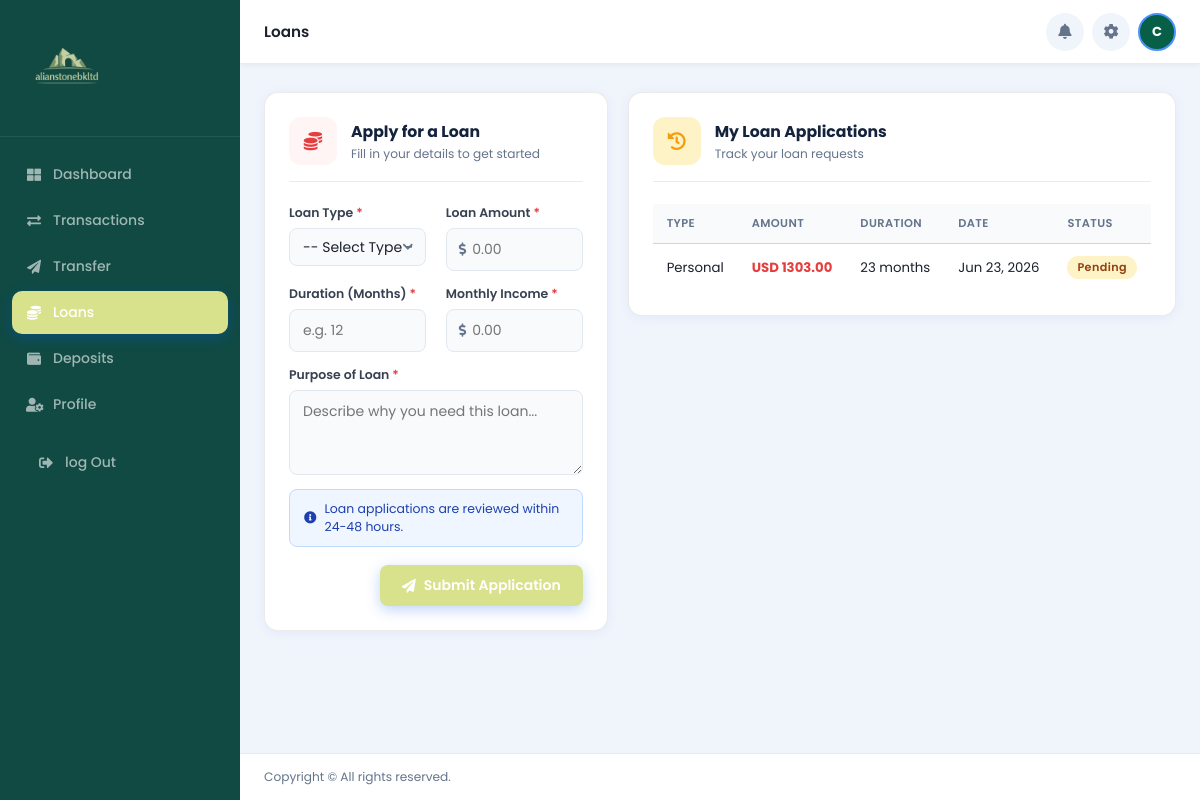
/dashloans (signed in), run on the app's committed database.
### app/models.py (models this page shows, shortened)
class LoanApplication(models.Model):
    LOAN_TYPE_CHOICES = [
        ('Personal',  'Personal Loan'),
        ('Business',  'Business Loan'),
        ('Mortgage',  'Mortgage Loan'),
        ('Auto',      'Auto Loan'),
        ('Education', 'Education Loan'),
    ]
    STATUS_CHOICES = [
        ('Pending',  'Pending'),
        ('Approved', 'Approved'),
        ('Rejected', 'Rejected'),
    ]
    user = models.ForeignKey(User, on_delete=models.CASCADE, related_name='loans')
    loan_type = models.CharField(max_length=50, choices=LOAN_TYPE_CHOICES)
    amount = models.DecimalField(max_digits=14, decimal_places=2)
    duration_months = models.PositiveIntegerField()
    purpose = models.TextField()
    monthly_income = models.DecimalField(max_digits=14, decimal_places=2)
    status = models.CharField(max_length=20, choices=STATUS_CHOICES, default='Pending')
    created_at = models.DateTimeField(default=timezone.now)  # ✅ editable
    class Meta:
        ordering = ['-created_at']
        verbose_name = 'Loan Application'

### app/views.py (the view, shortened to what this page needs)
# urls.py: path('dashloans',  views.loans, name="dashloans"),
@login_required(login_url='app:login')
def loans(request):
    profile     = getattr(request.user, 'profile', None)
    first_name  = request.user.first_name or request.user.username
    user_loans  = LoanApplication.objects.filter(user=request.user)
    context = {
        'profile':    profile,
        'first_name': first_name,
        'user_loans': user_loans,
        'currency_display': profile.currency if profile else 'USD',
    }
    return render(request, 'app/dashloan.html', context)

### app/templates/app/dashloan.html (shortened to what this page needs)
{% load static %}
<!DOCTYPE html>
<html lang="en">
<head>
    <link rel="stylesheet" href="https://use.fontawesome.com/releases/v5.15.4/css/all.css">
    <link rel="stylesheet" href="{% static 'app/dashboard.css' %}">
    <link rel="stylesheet" href="{% static 'app/pages.css' %}">
</head>
<body>
    <aside class="sidebar" id="sidebar">
        <div class="sidebar-brand">
            <img src="{% static 'app/image/logo.png' %}" alt="Wintrust Union">
        </div>
        <nav class="sidebar-nav">
            <a href="/dashboard" class="nav-item"><i class="fas fa-th-large"></i> Dashboard</a>
            <a href="{% url 'app:transactions' %}" class="nav-item"><i class="fas fa-exchange-alt"></i>
                Transactions</a>
            <a href="{% url 'app:domestic_transfer' %}" class="nav-item"><i class="fas fa-paper-plane"></i>
                Transfer</a>
            <a href="/dashloans" class="nav-item active"><i class="fas fa-coins"></i> Loans</a>
            <a href="/deposits" class="nav-item"><i class="fas fa-wallet"></i> Deposits</a>
            <a href="/profile" class="nav-item"><i class="fas fa-user-cog"></i> Profile</a>
            <div class="sidebar-footer">
                <a href="{% url 'app:logout' %}" class="nav-item signout">
                    <i class="fas fa-sign-out-alt"></i> log Out
                </a>
            </div>
        </nav>
    </aside>
    <div class="main" id="main">
        <header class="topbar">
            <span class="topbar-title">Loans</span>
            <div class="topbar-right">
                <a href="{% url 'app:notifications' %}" class="icon-btn" style="text-decoration:none;">
                    <i class="fas fa-bell"></i>
                </a>
                <a href="{% url 'app:settings' %}" class="icon-btn" style="text-decoration:none;">
                    <i class="fas fa-cog "></i>
                </a>
                <a href="{% url 'app:profile' %}" style="text-decoration:none;">
                    <div class="avatar">
                        {{ first_name|first|upper }}
                    </div>
                </a>
            </div>
        </header>
        <div class="page">
            <div class="page-grid">
                <div class="pcard">
                    <div class="pcard__head">
                        <div class="pcard__icon pcard__icon--red"><i class="fas fa-coins"></i></div>
                        <div>
                            <h2>Apply for a Loan</h2>
                            <p>Fill in your details to get started</p>
                        </div>
                    </div>
                    <form method="POST">
                        <div class="form-grid2">
                            <div class="fg">
                                <label>Loan Type <span class="req">*</span></label>
                                <div class="iw iw--sel">
                                    <select name="loan_type" required>
                                        <option value="">-- Select Type --</option>
                                    </select>
                                    <i class="fas fa-chevron-down sel-arr"></i>
                                </div>
                            </div>
                            <div class="fg">
                                <label>Loan Amount <span class="req">*</span></label>
                                <div class="iw iw--icon"><span class="ipfx"><i class="fas fa-dollar-sign"></i></span>
                                    <input type="number" name="amount" placeholder="0.00" step="0.01" min="1" required>
                                </div>
                            </div>
                            <div class="fg">
                                <label>Duration (Months) <span class="req">*</span></label>
                                <div class="iw"><input type="number" name="duration_months" placeholder="e.g. 12"
                                        min="1" max="360" required></div>
                            </div>
                            <div class="fg">
                                <label>Monthly Income <span class="req">*</span></label>
                                <div class="iw iw--icon"><span class="ipfx"><i class="fas fa-dollar-sign"></i></span>
                                    <input type="number" name="monthly_income" placeholder="0.00" step="0.01" min="1"
                                        required>
                                </div>
                            </div>
                        </div>
                        <div class="fg fg--full">
                            <label>Purpose of Loan <span class="req">*</span></label>
                            <div class="iw"><textarea name="purpose" rows="3"
                                    placeholder="Describe why you need this loan..." required></textarea></div>
                        </div>
                        <div class="notice"><i class="fas fa-info-circle"></i> Loan applications are reviewed within
                            24-48 hours.</div>
                        <div class="form-footer">
                            <button type="submit" class="sbtn sbtn--blue" style="background: #D8E28C !important;"><i
                                    class="fas fa-paper-plane"></i> Submit
                                Application</button>
                        </div>
                    </form>
                </div>
                <div class="pcard">
                    <div class="pcard__head">
                        <div class="pcard__icon pcard__icon--amber"><i class="fas fa-history"></i></div>
                        <div>
                            <h2>My Loan Applications</h2>
                            <p>Track your loan requests</p>
                        </div>
                    </div>
                    <div class="table-scroll">
                        <table>
                            <thead>
                                <tr>
                                    <th>Type</th>
                                    <th>Amount</th>
                                    <th>Duration</th>
                                    <th>Date</th>
                                    <th>Status</th>
                                </tr>
                            </thead>
                            <tbody>
                                {% if user_loans %}
                                {% for loan in user_loans %}
                                <tr>
                                    <td>{{ loan.loan_type }}</td>
                                    <td class="debit">{{ currency_display }} {{ loan.amount }}</td>
                                    <td>{{ loan.duration_months }} months</td>
                                    <td>{{ loan.created_at|date:"M d, Y" }}</td>
                                    <td><span class="pill pill--{{ loan.status|lower }}">{{ loan.status }}</span></td>
                                </tr>
                                {% endfor %}
                                {% else %}
                                <tr>
                                    <td colspan="5" class="empty-row"><i class="fas fa-coins"></i>
                                        <p>No loan applications yet</p>
                                    </td>
                                </tr>
                                {% endif %}
                            </tbody>
                        </table>
                    </div>
                </div>
            </div>
        </div>
        <footer class="dash-footer"><span>Copyright &copy; All rights reserved.</span>
        </footer>
    </div>
</body>
</html>

### app/static/app/dashboard.css (style rules this page uses)
*, *::before, *::after { box-sizing: border-box; margin: 0; padding: 0; }
:root { --navy: #14233C; --blue: #005BE6; --blue-lt: #EBF2FF; --green: #0faf62; --green-lt: #e6f7f0; --amber: #f59e0b; --amber-lt: #fef3c7; --red: #e53e3e; --red-lt: #fff5f5; --bg: #f0f4fb; --white: #ffffff; --muted: #64748b; --border: rgba(0,0,0,0.08); --radius: 14px; --sidebar: 240px; }
body { font-family: 'Poppins', sans-serif; background: var(--bg); color: #1a202c; }
.sidebar { position: fixed; top: 0; left: 0; width: var(--sidebar); height: 100vh; background: #104A43; display: flex; flex-direction: column; z-index: 300; transition: transform .3s ease; overflow-y: auto; }
.sidebar-brand { display: flex; align-items: center; gap: 10px; padding: 20px 18px 16px; border-bottom: 1px solid rgba(255,255,255,0.08); }
.sidebar-brand img { width: 100px; }
.sidebar-nav { flex: 1; display: flex; flex-direction: column; padding: 16px 12px; gap: 3px; }
.nav-item { display: flex; align-items: center; gap: 11px; padding: 11px 14px; border-radius: 10px; color: rgba(255,255,255,0.6); text-decoration: none; font-size: 0.875rem; font-weight: 500; transition: all .2s; }
.nav-item i { width: 16px; text-align: center; }
.nav-item.active { background: #D8E28C; color: #fff; box-shadow: 0 4px 14px rgba(0,91,230,.3); }
.sidebar-footer { padding: 12px 12px 20px !important; }
.main { margin-left: var(--sidebar); min-height: 100vh; display: flex; flex-direction: column; transition: margin-left .3s ease; }
.topbar { position: sticky; top: 0; z-index: 100; height: 64px; background: var(--white); border-bottom: 1px solid var(--border); display: flex; align-items: center; padding: 0 24px; gap: 14px; box-shadow: 0 1px 6px rgba(0,0,0,.05); }
.topbar-title { flex: 1; font-weight: 600; font-size: .95rem; }
.topbar-right { display: flex; align-items: center; gap: 8px; }
.icon-btn { position: relative; background: var(--bg); border: none; cursor: pointer; width: 38px; height: 38px; border-radius: 50%; display: flex; align-items: center; justify-content: center; color: var(--muted); font-size: .95rem; transition: background .2s; }
.avatar { width: 38px; height: 38px; border-radius: 50%; background: #065f46; color: #fff; display: flex; align-items: center; justify-content: center; font-weight: 700; font-size: .82rem; overflow: hidden; border: 2px solid #4a93fb; }
.page { flex: 1; padding: 28px 24px 16px; }
.pill { display: inline-block; padding: 3px 10px; border-radius: 20px; font-size: .68rem; font-weight: 600; letter-spacing: .4px; }
.pill--pending { background: var(--amber-lt); color: #92400e; }
.table-scroll { overflow-x: auto; -webkit-overflow-scrolling: touch; }
table { width: 100%; border-collapse: collapse; font-size: .83rem; }
thead th { background: #f8fafc; padding: 11px 16px; text-align: left; font-weight: 600; font-size: .72rem; color: var(--muted); text-transform: uppercase; letter-spacing: .4px; border-bottom: 1px solid var(--border); white-space: nowrap; }
tbody td { padding: 13px 16px; border-bottom: 1px solid var(--border); white-space: nowrap; }
tbody tr:last-child td { border-bottom: none; }
.debit { color: var(--red); font-weight: 700; }
.dash-footer { padding: 14px 24px; display: flex; justify-content: space-between; font-size: .76rem; color: var(--muted); border-top: 1px solid var(--border); background: var(--white); flex-wrap: wrap; gap: 4px; }

### data on the page
LoanApplication: loan_type "Personal", currency_display "USD", amount "1303.00", duration_months "23", created_at "Jun 23, 2026", status "Pending"

### other printed values
{{ first_name|first|upper }} "C"
